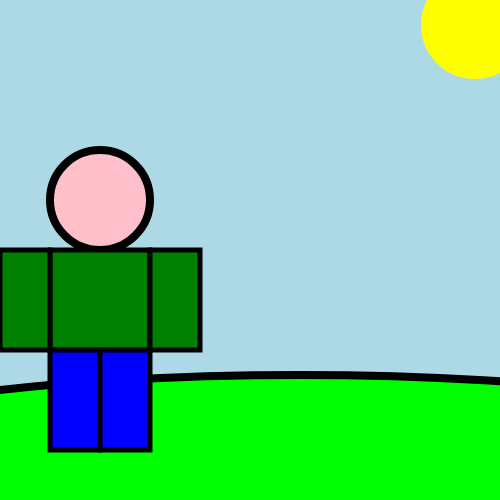
Frame 1 (no input)
Frame 60 (no input): identical to frame 1, image omitted
Frame 120 (the mouse pressed at the canvas centre since frame 60): identical to frame 1, image omitted

The p5.js sketch that drew this single still picture (run headless with seeded random() and noise() and a simulated clock; from frame 60 on, the mouse is pressed at the canvas centre):

// p5.js sketch
// ── sketch.js
// Name: Joshua B
// Title: On a Stroll
// We have a person walking outside

function setup() {
  // createCanvas -- creates a canvas of specified width and height
  createCanvas(500, 500);
}

function draw() {
  background(173, 216, 230);

// circle -- two sets of coordinates and a diameter
  strokeWeight(8);
  stroke("yellow");
  fill("yellow")
  circle(475, 25, 100);

 // circle -- two sets of coordinates and a diameter
   strokeWeight(8);
   stroke("black")
  fill("pink")
  circle(100, 200, 100);

 // ellipse -- two sets of coordinates and a width and height
  strokeWeight(8);
  fill("lime")
  ellipse(300, 450, 1000, 150);

  // rect -- two sets of coordinates and a width and height
  strokeWeight(5);
  fill("green")
  rect(50, 250, 100, 100);

  strokeWeight(5);
  fill("blue")
  rect(50, 350, 50, 100);

  strokeWeight(5);
  fill("blue")
  rect(100, 350, 50, 100);

  strokeWeight(5);
  fill("green")
  rect(150, 250, 50, 100);

  strokeWeight(5);
  fill("green")
  rect(0, 250, 50, 100);

}
